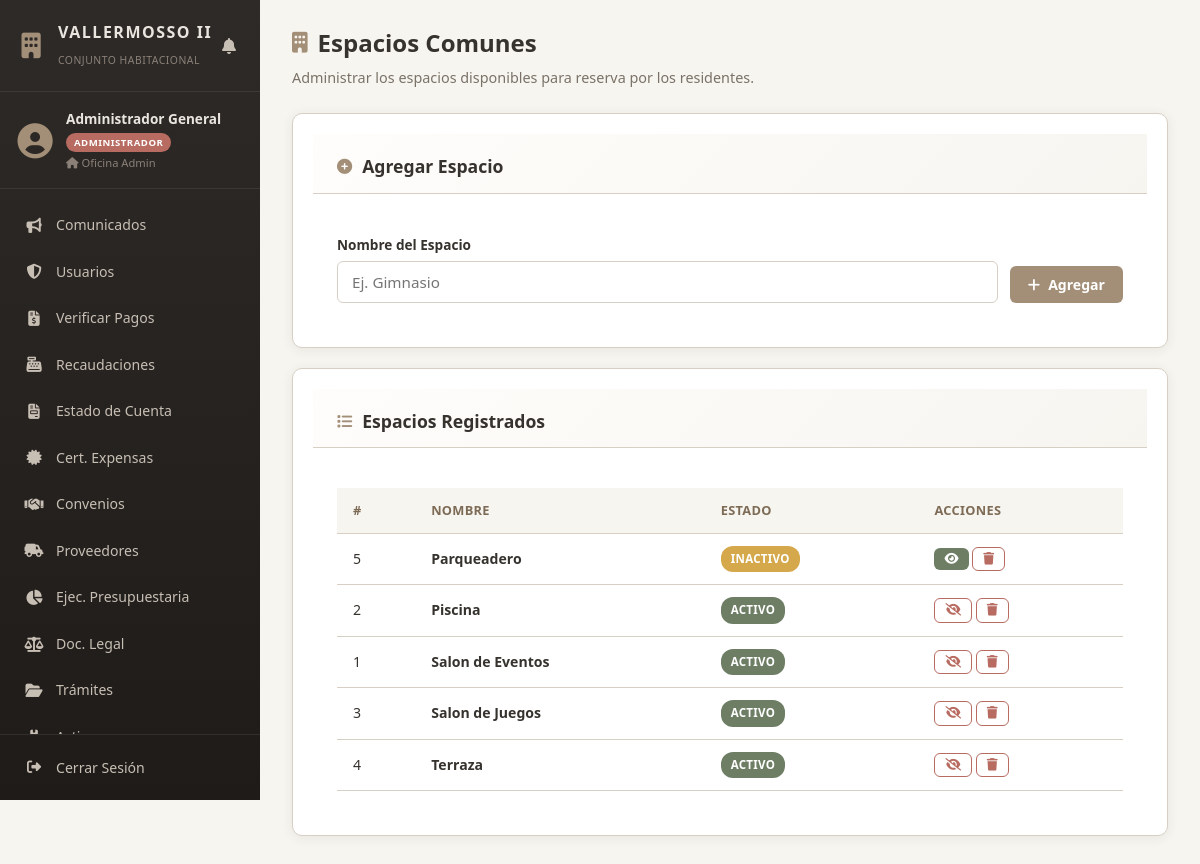
Screenshot of /views/administrador/espacios.php (signed in) with the database file from the repository.
### tables this page shows
CREATE TABLE `espacios` (
  `id` int(11) NOT NULL AUTO_INCREMENT,
  `nombre` varchar(150) NOT NULL,
  `activo` tinyint(1) DEFAULT 1,
  `created_at` timestamp NOT NULL DEFAULT current_timestamp(),
  PRIMARY KEY (`id`)
);

### views/administrador/espacios.php (the view, shortened to what this page needs)
<?php
$db = Database::obtenerConexion();
try {
    $db->query("SELECT 1 FROM espacios LIMIT 1");
} catch (PDOException $e) {
    $db->exec("CREATE TABLE IF NOT EXISTS espacios (
        id INT AUTO_INCREMENT PRIMARY KEY,
        nombre VARCHAR(100) NOT NULL UNIQUE,
        activo TINYINT(1) NOT NULL DEFAULT 1,
        creado_en TIMESTAMP NOT NULL DEFAULT CURRENT_TIMESTAMP
    ) ENGINE=InnoDB DEFAULT CHARSET=utf8mb4 COLLATE=utf8mb4_unicode_ci");
}
$espacios = $db->query("SELECT * FROM espacios ORDER BY nombre")->fetchAll(PDO::FETCH_ASSOC);
?>
<!DOCTYPE html>
<html lang="es">
<head>
    <link rel="stylesheet" href="../../public/css/style.css">
    <link rel="stylesheet" href="https://cdnjs.cloudflare.com/ajax/libs/font-awesome/6.4.0/css/all.min.css">
</head>
<body>
<div class="app-layout">
    <?php include_once __DIR__ . '/../sidebar.php'; ?>
    <main class="main-content">
        <header class="content-header">
            <h1><i class="fa-solid fa-building"></i> Espacios Comunes</h1>
            <p class="subtitle">Administrar los espacios disponibles para reserva por los residentes.</p>
        </header>
        <section class="card">
            <div class="card-header">
                <h2><i class="fa-solid fa-plus-circle"></i> Agregar Espacio</h2>
            </div>
            <div class="card-body">
                <form action="../../controllers/AdministradorController.php" method="POST" style="display: flex; gap: 12px; align-items: flex-end;">
                    <div class="form-group" style="flex: 1; margin-bottom: 0;">
                        <label for="nombre">Nombre del Espacio</label>
                        <input type="text" id="nombre" name="nombre" class="form-control" placeholder="Ej. Gimnasio" required>
                    </div>
                    <button type="submit" class="btn btn-primary"><i class="fa-solid fa-plus"></i> Agregar</button>
                </form>
            </div>
        </section>
        <section class="card">
            <div class="card-header">
                <h2><i class="fa-solid fa-list"></i> Espacios Registrados</h2>
            </div>
            <div class="card-body">
                <div class="table-responsive">
                    <table class="table">
                        <thead>
                            <tr>
                                <th>#</th>
                                <th>Nombre</th>
                                <th>Estado</th>
                                <th>Acciones</th>
                            </tr>
                        </thead>
                        <tbody>
                            <?php if (empty($espacios)): ?>
                                <tr><td colspan="4" class="text-center">No hay espacios registrados.</td></tr>
                            <?php else: ?>
                                <?php foreach ($espacios as $e): ?>
                                <tr>
                                    <td><?= $e['id'] ?></td>
                                    <td><strong><?= htmlspecialchars($e['nombre']) ?></strong></td>
                                    <td>
                                        <?php if ($e['activo']): ?>
                                            <span class="badge badge-success">Activo</span>
                                        <?php else: ?>
                                            <span class="badge badge-warning">Inactivo</span>
                                        <?php endif; ?>
                                    </td>
                                    <td>
                                        <form action="../../controllers/AdministradorController.php" method="POST" style="display:inline;">
                                            <button type="submit" class="btn btn-sm <?= $e['activo'] ? 'btn-outline-danger' : 'btn-success' ?>" title="<?= $e['activo'] ? 'Desactivar' : 'Activar' ?>">
                                                <i class="fa-solid fa-<?= $e['activo'] ? 'eye-slash' : 'eye' ?>"></i>
                                            </button>
                                        </form>
                                        <form action="../../controllers/AdministradorController.php" method="POST" style="display:inline;" onsubmit="return confirm('Eliminar este espacio?');">
                                            <button type="submit" class="btn btn-sm btn-outline-danger"><i class="fa-solid fa-trash"></i></button>
                                        </form>
                                    </td>
                                </tr>
                                <?php endforeach; ?>
                            <?php endif; ?>
                        </tbody>
                    </table>
                </div>
            </div>
        </section>
    </main>
</div>
</body>
</html>

### public/css/style.css (style rules this page uses)
:root { --bg-main: #F7F5F0; --bg-card: #FFFFFF; --primary: #A38F78; --primary-dark: #7D6B56; --secondary: #D8CFC4; --accent: #6E7E65; --danger: #B86B61; --text-main: #36322E; --text-muted: #7A7268; --sidebar-bg: #2E2A27; --sidebar-hover: #3E3732; --sidebar-active: #4A3F38; --sidebar-text: #C8BFB4; --sidebar-text-active: #FFFFFF; --sidebar-width: 260px; --sidebar-collapsed-width: 70px; --shadow: 0 2px 12px rgba(54, 50, 46, 0.08); --shadow-lg: 0 8px 24px rgba(54, 50, 46, 0.12); --radius: 10px; --radius-sm: 6px; --transition: all 0.3s cubic-bezier(0.4, 0, 0.2, 1); }
* { box-sizing: border-box; margin: 0; padding: 0; font-family: 'Segoe UI', Tahoma, Geneva, Verdana, sans-serif; }
body { background-color: var(--bg-main); color: var(--text-main); line-height: 1.6; overflow-x: hidden; }
.app-layout { display: flex; min-height: 100vh; }
.main-content { flex: 1; margin-left: var(--sidebar-width); padding: 30px; transition: var(--transition); min-height: 100vh; }
.content-header { margin-bottom: 28px; }
.content-header h1 { font-size: 1.5rem; font-weight: 700; color: var(--primary-dark); margin-bottom: 4px; display: flex; align-items: center; gap: 10px; }
.content-header h1 i { color: var(--primary); font-size: 1.3rem; }
.content-header .subtitle { color: var(--text-muted); font-size: 0.9rem; }
.card { background: var(--bg-card); border: 1px solid var(--secondary); border-radius: var(--radius); box-shadow: var(--shadow); overflow: hidden; margin-bottom: 24px; }
.card-header { padding: 18px 24px; border-bottom: 1px solid var(--secondary); background: linear-gradient(135deg, #FEFDFB 0%, #F7F5F0 100%); }
.card-header h2 { font-size: 1.05rem; font-weight: 700; color: var(--primary-dark); display: flex; align-items: center; gap: 10px; margin: 0; }
.card-header h2 i { color: var(--primary); font-size: 0.95rem; }
.card-body { padding: 24px; }
.form-group label { display: block; font-weight: 600; font-size: 0.85rem; color: var(--text-main); margin-bottom: 6px; }
.form-control { width: 100%; padding: 10px 14px; border: 1.5px solid var(--secondary); border-radius: var(--radius-sm); background-color: #FDFCFB; color: var(--text-main); font-size: 0.92rem; outline: none; transition: var(--transition); }
.btn { display: inline-flex; align-items: center; gap: 8px; padding: 10px 20px; font-size: 0.9rem; font-weight: 600; border: none; border-radius: var(--radius-sm); cursor: pointer; text-decoration: none; text-align: center; transition: var(--transition); white-space: nowrap; }
.btn-primary { background-color: var(--primary); color: #FFFFFF; }
.btn-success { background-color: var(--accent); color: #FFFFFF; }
.btn-outline-danger { background: transparent; border: 1.5px solid var(--danger); color: var(--danger); }
.btn-sm { padding: 6px 12px; font-size: 0.8rem; }
.table-responsive { overflow-x: auto; -webkit-overflow-scrolling: touch; }
.table { width: 100%; border-collapse: collapse; }
.table th, .table td { padding: 12px 16px; text-align: left; border-bottom: 1px solid var(--secondary); font-size: 0.88rem; }
.table th { background-color: var(--bg-main); color: var(--primary-dark); font-weight: 700; font-size: 0.8rem; text-transform: uppercase; letter-spacing: 0.3px; white-space: nowrap; }
.badge { display: inline-block; padding: 4px 10px; border-radius: 12px; font-size: 0.72rem; font-weight: 700; text-transform: uppercase; letter-spacing: 0.3px; white-space: nowrap; }
.badge-success { background: #E8F2E4; color: #3D6B30; }
.badge-warning { background: #FBF0D5; color: #8A6D20; }

### rows the page displays
espacios: id "5", nombre "Parqueadero", activo "INACTIVO"
espacios: id "2", nombre "Piscina", activo "ACTIVO"
espacios: id "1", nombre "Salon de Eventos", activo "ACTIVO"
espacios: id "3", nombre "Salon de Juegos", activo "ACTIVO"
espacios: id "4", nombre "Terraza", activo "ACTIVO"

### other values shown
$nombre "Administrador General"
$rol "ADMINISTRADOR"
$vivienda "Oficina Admin"
$item['label'] "Comunicados"
$item['label'] "Usuarios"
$item['label'] "Verificar Pagos"
$item['label'] "Recaudaciones"
$item['label'] "Estado de Cuenta"
$item['label'] "Cert. Expensas"
$item['label'] "Convenios"
$item['label'] "Proveedores"
$item['label'] "Ejec. Presupuestaria"
$item['label'] "Doc. Legal"
$item['label'] "Trámites"
